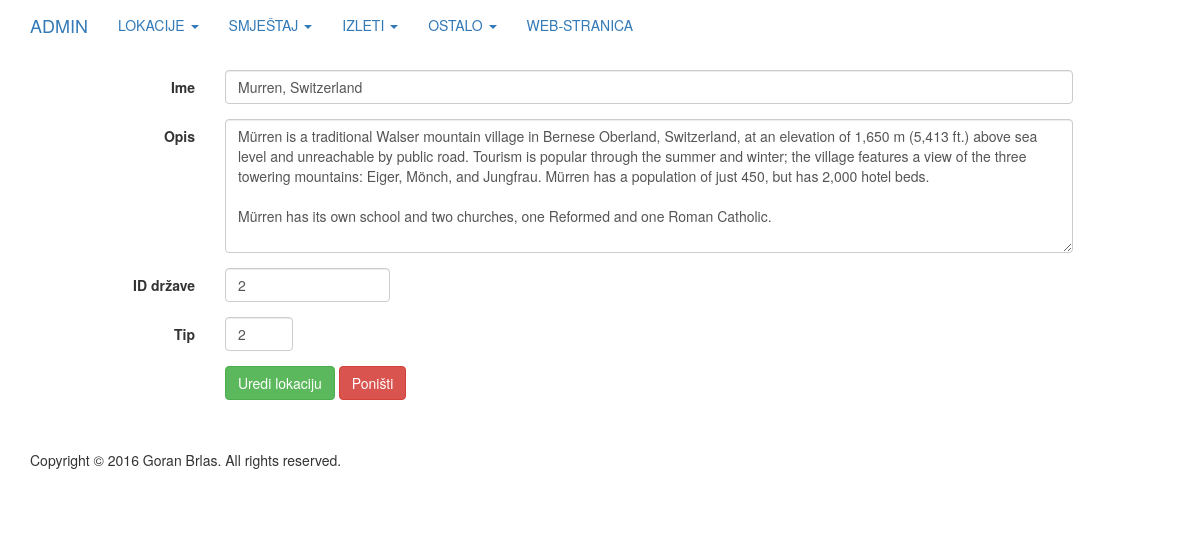
The page /admin/editLocations.php?value=4 on the database its author committed.
### tables this page shows
CREATE TABLE IF NOT EXISTS `lokacija` (
  `idLokacija` int(11) NOT NULL AUTO_INCREMENT,
  `ime` varchar(50) NOT NULL,
  `opis` varchar(1000) NOT NULL,
  `tip` int(11) NOT NULL,
  `idDrzava` int(11) NOT NULL,
  `pregledi` int(11) NOT NULL DEFAULT '0',
  PRIMARY KEY (`idLokacija`),
  KEY `idDrzava` (`idDrzava`)
);

### admin/editLocations.php (the view, shortened to what this page needs)
<!DOCTYPE html>
<html lang="en">
<head>
    <link href="../css/custom.css" rel="stylesheet">
    <link href="../css/bootstrap.min.css" rel="stylesheet">
    <link href="../css/1-col-portfolio.css" rel="stylesheet">
</head>
<body>
<nav class="navbar navbar navbar-fixed-top" role="navigation">
    <div class="container">
        <div class="navbar-header">
            <a class="navbar-brand" href="../admin.php?logged=true">ADMIN</a>
        </div>
        <div class="collapse navbar-collapse" id="bs-example-navbar-collapse-1">
            <ul class="nav navbar-nav">
                <li class="dropdown">
                    <a class="dropdown-toggle" data-toggle="dropdown" href="#">LOKACIJE
                        <span class="caret"></span></a>
                </li>
                <li class="dropdown">
                    <a class="dropdown-toggle" data-toggle="dropdown" href="#">SMJEŠTAJ
                        <span class="caret"></span></a>
                </li>
                <li class="dropdown">
                    <a class="dropdown-toggle" data-toggle="dropdown" href="#">IZLETI
                        <span class="caret"></span></a>
                </li>
                <li class="dropdown">
                    <a class="dropdown-toggle" data-toggle="dropdown" href="#">OSTALO
                        <span class="caret"></span></a>
                </li>
                <li>
                    <a href="../index.php">WEB-STRANICA</a>
                </li>
            </ul>
        </div>
    </div>
</nav>
<div class="container">
    <?php
    include "spajanje_na_bazu.php";
    $id = $_GET['value'];
    if (! isset($_GET['changed'])) {
        $upit = "SELECT idLokacija, ime, opis, tip, idDrzava FROM lokacija WHERE idLokacija = $id";
        $rezultat = mysqli_query($veza, $upit) or die ("1" . mysqli_error($veza));
        $redak = mysqli_fetch_array($rezultat, MYSQLI_ASSOC);
        $ime = $redak['ime'];
        $opis = $redak['opis'];
        $tip = $redak['tip'];
        $idDrzava = $redak['idDrzava'];
        echo "<form class=\"form-horizontal\" action=\"./editLocations.php?value=$id&changed=true\" method=\"post\">
            <div class=\"form-group\">
                <label for=\"name\" class=\"col-sm-2 control-label\">Ime</label>
                <div class=\"col-sm-9\">
                    <input name=\"name\" class=\"form-control\" id=\"name\" value=\"$ime\">
                </div>
            </div>
            <div class=\"form-group\">
                <label for=\"description\" class=\"col-sm-2 control-label\">Opis</label>
                <div class=\"col-sm-9\">
                    <textarea name=\"description\" class=\"form-control\" rows=\"6\">$opis</textarea>
                </div>
            </div>
            <div class=\"form-group\">
                <label for=\"state\" class=\"col-sm-2 control-label\">ID države</label>
                <div class=\"col-sm-2\">
                    <input name=\"state\" class=\"form-control\" id=\"state\" value=\"$idDrzava\">
                </div>
            </div>
            <div class=\"form-group\">
                <label for=\"type\" class=\"col-sm-2 control-label\">Tip</label>
                <div class=\"col-sm-1\">
                    <input name=\"type\" class=\"form-control\" id=\"type\" value=\"$tip\">
                </div>
            </div>
            <div class=\"form-group\">
                <div class=\"col-sm-offset-2 col-sm-10\">
                    <button name=\"saveForm\" type=\"submit\" class=\"btn btn-success\">Uredi lokaciju</button>
                    <button name='reset' type=\"reset\" class=\"btn btn-danger\">Poništi</button>
                </div>
            </div>
        </form>";
    }
    ?>
    <footer>
        <div class="row">
            <div class="col-lg-12">
                <p>Copyright &copy; 2016 Goran Brlas. All rights reserved.</p>
            </div>
        </div>
    </footer>
</div>
</body>
</html>

### css/custom.css (style rules this page uses)
.navbar { background-color: #ffffff; border-bottom: 2px solid; border-color: #0066ff; }

### css/1-col-portfolio.css (style rules this page uses)
body { padding-top: 70px; }
footer { margin: 50px 0; }

### rows shown on the page
lokacija: name "Murren, Switzerland", description "Mürren is a traditional Walser mountain village in Bernese Oberland, Switzerland, at an elevation of 1,650 m (5,413 ft.) above sea level and unreachable by public road. Tourism is popular through the summer and winter; the village features a view of the three towering mountains: Eiger, Mönch, and Jungfrau. Mürren has a population of just 450, but has 2,000 hotel beds. Mürren has its own school and two churches, one Reformed and one Roman Catholic.", state "2", type "2"
